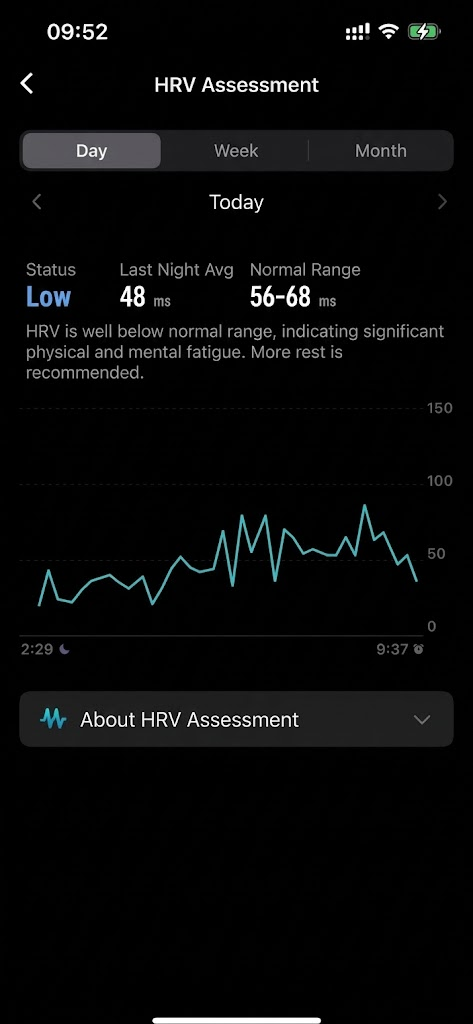
#> input picture data/raw/coros_hrv_20260417.png, 473 x 1024 px, found by its file name
$ python digitizer_validation.py
#> lines starting #> are read from the running program, lines starting #| are printed output that depends on the picture; after the words box and inside, x2 and y2 are one past the last pixel; in counts of white or black regions, pixels touching at a corner belong together
### src/hrvcompare/watch.py
"""Digitize the watch's overnight HRV chart from an app screenshot.

COROS measures overnight HRV as RMSSD over 10-minute intervals during sleep
and reports the night's average. The app only shows a line chart, so the
values are recovered from pixels:

* y: the horizontal gridlines (0/50/100/150 ms) are detected as faint
  full-width rows and fitted linearly, row -> ms;
* x: the chart's baseline spans sleep onset .. wake (the two axis labels);
* the line is traced as the per-column centroid of the line-coloured pixels
  and its vertices -- the watch's actual measurements -- are recovered with a
  free-knot polyline fit. They are *not* evenly spaced: COROS samples roughly
  every 10 min but skips some intervals, and the chart joins what it has.

The calibration is checked against the app's own "Last Night Avg".
"""

from __future__ import annotations

from dataclasses import dataclass, field
from pathlib import Path

import numpy as np
from PIL import Image
from scipy.signal import find_peaks

# Fallback calibration measured on the 473x1024 COROS screenshot.
DEFAULT_GRID_ROWS = {150: 408.0, 100: 484.0, 50: 560.0, 0: 635.5}


@dataclass
class WatchHRV:
    point_s: np.ndarray  # wall-clock seconds of each sampled measurement
    point_ms: np.ndarray
    curve_s: np.ndarray  # per-pixel-column trace
    curve_ms: np.ndarray
    axis_start_s: float
    axis_end_s: float
    interval_s: float
    calibration: dict = field(default_factory=dict)
    reported_avg: float | None = None
    normal_range: tuple[float, float] | None = None

    @property
    def digitized_avg(self) -> float:
        return float(np.mean(self.point_ms))

    @property
    def ms_per_px(self) -> float:
        return 1.0 / self.calibration["px_per_ms"]


def _line_mask(img: np.ndarray) -> np.ndarray:
    r, g, b = img[..., 0], img[..., 1], img[..., 2]
    return (g > 110) & (b > 110) & (r < 150) & ((g - r) > 40)


def _gridline_rows(img: np.ndarray, y_lo: int, y_hi: int, x_lo: int, x_hi: int) -> list[float]:
    """Centres of faint neutral-grey horizontal lines (dashed or solid)."""
    seg = img[y_lo:y_hi, x_lo:x_hi]
    lum = seg.mean(axis=2)
    neutral = (np.abs(seg[..., 0] - seg[..., 1]) < 8) & (np.abs(seg[..., 1] - seg[..., 2]) < 8)
    frac = ((lum > 12) & (lum < 70) & neutral).mean(axis=1)
    rows = np.flatnonzero(frac > 0.35) + y_lo
    if len(rows) == 0:
        return []
    groups = np.split(rows, np.flatnonzero(np.diff(rows) > 1) + 1)
    return [float(g.mean()) for g in groups]


def _fit_grid(rows: list[float], values: tuple[int, ...]) -> dict | None:
    """Pick the run of len(values) equally spaced rows and fit row -> ms."""
    k = len(values)
    best = None
    for i in range(len(rows) - k + 1):
        cand = np.array(rows[i : i + k])
        gaps = np.diff(cand)
        if gaps.min() <= 0 or (gaps.max() - gaps.min()) > 3:
            continue
        if best is None or gaps.mean() > np.diff(best).mean():
            best = cand
    if best is None:
        return None
    vals = np.array(sorted(values, reverse=True), dtype=float)  # top row = largest value
    slope, intercept = np.polyfit(vals, best, 1)  # row = intercept + slope * ms
    return {"rows": best.tolist(), "values": vals.tolist(), "px_per_ms": -slope, "zero_row": intercept, "source": "detected"}


def _hat_basis(x: np.ndarray, knots: np.ndarray) -> np.ndarray:
    """Design matrix of a continuous piecewise-linear function with the given knots."""
    a = np.zeros((len(x), len(knots)))
    k = np.clip(np.searchsorted(knots, x, side="right") - 1, 0, len(knots) - 2)
    t = (x - knots[k]) / (knots[k + 1] - knots[k])
    a[np.arange(len(x)), k] = 1 - t
    a[np.arange(len(x)), k + 1] = t
    return a


def _polyline_fit(x: np.ndarray, y: np.ndarray, knots: np.ndarray) -> tuple[np.ndarray, float]:
    a = _hat_basis(x, knots)
    vals, *_ = np.linalg.lstsq(a, y, rcond=None)
    return vals, float(np.sum((a @ vals - y) ** 2))


def _fit_vertices(
    x: np.ndarray, y: np.ndarray, w: int = 4, min_angle: float = 0.10, max_err_px: float = 1.5, min_gap: float = 3.0
) -> tuple[np.ndarray, np.ndarray, dict]:
    """Recover the polyline's vertices (the watch's actual measurements).

    1. seed knots where the local slope changes (left/right line fits);
    2. knot values by least squares on a piecewise-linear basis, so a corner's
       value comes from the straight segments either side (the centroid of a
       thick anti-aliased line rounds peaks off);
    3. nudge each knot to the position that minimises the squared error;
    4. add a knot wherever the fit still misses the drawn line.
    """
    n = len(x)
    ang = np.zeros(n)
    for i in range(w, n - w):
        sl = np.polyfit(x[i - w : i + 1], y[i - w : i + 1], 1)[0]
        sr = np.polyfit(x[i : i + w + 1], y[i : i + w + 1], 1)[0]
        ang[i] = abs(np.arctan(sr) - np.arctan(sl))
    peaks, _ = find_peaks(ang, height=min_angle, distance=5)
    knots = np.unique(np.concatenate([[x[0]], x[peaks], [x[-1]]])).astype(float)

    for _ in range(6):
        for k in range(1, len(knots) - 1):
            cands = knots[k] + np.arange(-3, 3.01, 0.5)
            cands = cands[(cands > knots[k - 1] + min_gap) & (cands < knots[k + 1] - min_gap)]
            if len(cands) == 0:
                continue
            best = min(cands, key=lambda c: _polyline_fit(x, y, np.r_[knots[:k], c, knots[k + 1 :]])[1])
            knots[k] = best
        vals, _ = _polyline_fit(x, y, knots)
        err = np.abs(_hat_basis(x, knots) @ vals - y)
        worst = int(np.argmax(err))
        if err[worst] <= max_err_px or np.min(np.abs(knots - x[worst])) < min_gap:
            break
        knots = np.sort(np.r_[knots, x[worst]])

    vals, sse = _polyline_fit(x, y, knots)
    err = np.abs(_hat_basis(x, knots) @ vals - y)
    return knots, vals, {"rmse_px": float(np.sqrt(sse / n)), "max_err_px": float(err.max())}


def digitize_hrv_chart(
    png: str | Path | Image.Image,
    axis_start_s: float,
    axis_end_s: float,
    interval_min: float = 10.0,
    grid_values: tuple[int, ...] = (0, 50, 100, 150),
    reported_avg: float | None = None,
    normal_range: tuple[float, float] | None = None,
) -> WatchHRV:
    image = png if isinstance(png, Image.Image) else Image.open(png)
    img = np.asarray(image.convert("RGB")).astype(int)
    h, w, _ = img.shape
    ys, xs = np.nonzero(_line_mask(img))
    if len(ys) == 0:
        raise ValueError("no chart line found in screenshot")
    # Other UI elements share the line colour (status text, the card icon);
    # the chart line is the vertical band holding the most such pixels.
    band_rows = np.unique(ys)
    bands = np.split(band_rows, np.flatnonzero(np.diff(band_rows) > 20) + 1)
    band = max(bands, key=lambda b: np.isin(ys, b).sum())
    keep = (ys >= band[0]) & (ys <= band[-1])
    ys, xs = ys[keep], xs[keep]
    y_top, y_bot = ys.min(), ys.max()

    rows = _gridline_rows(img, max(0, y_top - 300), min(h, y_bot + 80), int(w * 0.05), int(w * 0.85))
    calib = _fit_grid(rows, grid_values)
    if calib is None:
        vals = np.array(sorted(DEFAULT_GRID_ROWS), dtype=float)
        rws = np.array([DEFAULT_GRID_ROWS[v] for v in sorted(DEFAULT_GRID_ROWS)])
        slope, intercept = np.polyfit(vals, rws, 1)
        calib = {"rows": rws.tolist(), "values": vals.tolist(), "px_per_ms": -slope, "zero_row": intercept, "source": "fallback"}

    # Time axis = horizontal extent of the baseline (lowest gridline).
    base = int(round(max(calib["rows"])))
    lit = np.flatnonzero(img[base, :, :].mean(axis=1) > 12)
    x_left, x_right = float(lit.min()), float(lit.max())
    calib.update({"x_left": x_left, "x_right": x_right})

    def x_to_s(x):
        return axis_start_s + (np.asarray(x, dtype=float) - x_left) / (x_right - x_left) * (axis_end_s - axis_start_s)

    def row_to_ms(y):
        return (calib["zero_row"] - np.asarray(y, dtype=float)) / calib["px_per_ms"]

    cols = np.arange(xs.min(), xs.max() + 1)
    centroid = np.array([ys[xs == c].mean() if np.any(xs == c) else np.nan for c in cols])
    good = ~np.isnan(centroid)
    cols, centroid = cols[good], centroid[good]
    curve_s, curve_ms = x_to_s(cols), row_to_ms(centroid)

    knots, knot_rows, fit = _fit_vertices(cols.astype(float), centroid)
    point_s, point_ms = x_to_s(knots), row_to_ms(knot_rows)
    gaps = np.diff(point_s) / 60
    calib.update(fit)
    calib["n_points"] = int(len(point_s))
    calib["spacing_median_min"] = float(np.median(gaps)) if len(gaps) else np.nan
    calib["n_gaps_over_1_5x"] = int((gaps > 1.5 * interval_min).sum())

    interval_s = interval_min * 60
    return WatchHRV(
        point_s=point_s,
        point_ms=point_ms,
        curve_s=curve_s,
        curve_ms=curve_ms,
        axis_start_s=axis_start_s,
        axis_end_s=axis_end_s,
        interval_s=interval_s,
        calibration=calib,
        reported_avg=reported_avg,
        normal_range=normal_range,
    )

### src/hrvcompare/io.py
"""Read the chest-strap RRI export.

The export is a Polar-Flow-style CSV: a few header/value line pairs with
session and device metadata, then a beat table ``Time,RRI,HR unusual-rate,
unusual`` with one row per R-R interval.  ``Time`` is ``HH:MM:SS mmm`` and is
nothing more than ``start + cumsum(RRI)`` -- the strap has no independent
clock, which matters for alignment (see :mod:`hrvcompare.timeline`).
"""

from __future__ import annotations

import csv
import io
from dataclasses import dataclass, field
from datetime import datetime, timedelta
from pathlib import Path

import numpy as np
import pandas as pd

BEAT_TABLE_HEADER = "Time,RRI"


@dataclass
class StrapRecording:
    rr_ms: np.ndarray  # raw R-R intervals in ms, never modified
    device_time_s: np.ndarray  # device "Time" column, seconds after start-date midnight
    unusual: np.ndarray  # device's own per-beat "unusual" flag (0/1)
    unusual_rate: np.ndarray  # device's running "HR unusual-rate"
    start: datetime  # session start (time of the R-peak preceding the first interval)
    duration_s: float  # session duration from the header
    metadata: dict = field(default_factory=dict)

    @property
    def n(self) -> int:
        return len(self.rr_ms)

    # [10 lines left out: functions start_s, rr_end_s, not called in this run]

    @property
    def rr_total_s(self) -> float:
        return float(self.rr_ms.sum() / 1000.0)

    # [4 lines left out: function clock_deficit_s, not called in this run]

    def clock_residual_ms(self) -> np.ndarray:
        """Device Time minus (start + cumsum RR); ~0 if Time is derived from RR."""
        return (self.device_time_s - self.start_s - self.rr_end_s) * 1000.0


def _parse_hms(text: str) -> float:
    """``HH:MM:SS`` or ``HH:MM`` -> seconds."""
    parts = [int(p) for p in text.strip().split(":")]
    if len(parts) == 2:
        parts.append(0)
    h, m, s = parts
    return h * 3600 + m * 60 + s


def _parse_device_time(text: str) -> float:
    hms, _, ms = text.strip().partition(" ")
    return _parse_hms(hms) + (int(ms) / 1000.0 if ms else 0.0)


# [41 lines left out: functions _strip_empty, read_strap_csv, not called in this run]


def seconds_to_clock(s: float) -> str:
    s = float(s) % 86400
    return f"{int(s // 3600):02d}:{int(s % 3600 // 60):02d}:{int(s % 60):02d}"


def clock_to_seconds(text: str, ref_s: float | None = None) -> float:
    """Parse ``HH:MM[:SS]`` to seconds after midnight; if *ref_s* is given and the
    time is more than 12 h before it, it is taken to be on the next day."""
    s = float(_parse_hms(text))
    if ref_s is not None and s < ref_s - 43200:
        s += 86400
    return s


# [5 lines left out: function wall_datetime, not called in this run]

### src/hrvcompare/digitizer_validation.py
"""Validate the screenshot digitizer on charts with known readings.

The real screenshot is used as a template: its HRV line is erased and a new
polyline with known, irregularly spaced readings is drawn in the same colour
and width (anti-aliased by supersampling). Everything else on the screen --
gridlines, labels, icons -- is the app's own rendering. The digitizer is run
on each chart and its readings are matched to the true ones.
"""

from __future__ import annotations

import argparse
from pathlib import Path

import numpy as np
import pandas as pd
from PIL import Image, ImageDraw
from scipy.ndimage import binary_dilation

from .io import clock_to_seconds
from .watch import _line_mask, digitize_hrv_chart

LINE_RGB = (107, 173, 175)
LINE_WIDTH_PX = 3
SUPERSAMPLE = 4


def erase_line(img: np.ndarray, rows: tuple[int, int] = (470, 633), cols: tuple[int, int] = (0, 425), dash_period: int = 22) -> np.ndarray:
    """Remove the chart line, including its faint anti-aliased halo. Inside the
    plot rectangle every row that is not a dashed gridline is reset to the
    black background; on gridline rows the pixels under the dilated line are
    replaced by the dash pattern copied a few periods along the same row."""
    out = img.copy()
    r0, r1 = rows
    c0, c1 = cols
    lum = img.mean(axis=2)
    gridline = (lum[:, 20:420] > 12).mean(axis=1) > 0.3
    mask = np.zeros(img.shape[:2], dtype=bool)
    mask[r0:r1, c0:c1] = _line_mask(img)[r0:r1, c0:c1]
    mask = binary_dilation(mask, iterations=3)
    for y in range(r0, r1):
        if not gridline[y]:
            out[y, c0:c1] = (1, 1, 1)
            continue
        for x in np.flatnonzero(mask[y, c0:c1]) + c0:
            for k in (1, -1, 2, -2, 3, -3):
                xs = x + k * dash_period
                if c0 <= xs < c1 and not mask[y, xs]:
                    out[y, x] = img[y, xs]
                    break
    return out


def random_readings(rng: np.random.Generator, axis_start_s: float, axis_end_s: float) -> tuple[np.ndarray, np.ndarray]:
    """Irregular ~10-min readings with occasional skips; AR(1) values."""
    t = axis_start_s + rng.uniform(10, 25) * 60
    times = []
    while t < axis_end_s - rng.uniform(2, 10) * 60:
        times.append(t)
        step = rng.choice([10, 20, 30], p=[0.85, 0.10, 0.05])
        t += (step + rng.uniform(-0.5, 0.5)) * 60
    n = len(times)
    mean, sd = rng.uniform(30, 65), rng.uniform(8, 18)
    v = np.empty(n)
    v[0] = mean + rng.normal(0, sd)
    for i in range(1, n):
        v[i] = mean + 0.5 * (v[i - 1] - mean) + rng.normal(0, sd * np.sqrt(1 - 0.25))
    return np.asarray(times), np.clip(v, 12, 140)


def render_chart(template: np.ndarray, times_s, values_ms, calib: dict, axis_start_s: float, axis_end_s: float) -> Image.Image:
    h, w, _ = template.shape
    x = calib["x_left"] + (np.asarray(times_s) - axis_start_s) / (axis_end_s - axis_start_s) * (calib["x_right"] - calib["x_left"])
    y = calib["zero_row"] - np.asarray(values_ms) * calib["px_per_ms"]
    overlay = Image.new("RGBA", (w * SUPERSAMPLE, h * SUPERSAMPLE), (0, 0, 0, 0))
    pts = [(float(a) * SUPERSAMPLE, float(b) * SUPERSAMPLE) for a, b in zip(x + 0.5, y + 0.5)]
    ImageDraw.Draw(overlay).line(pts, fill=LINE_RGB + (255,), width=LINE_WIDTH_PX * SUPERSAMPLE, joint="curve")
    overlay = overlay.resize((w, h), Image.LANCZOS)
    base = Image.fromarray(template.astype(np.uint8)).convert("RGBA")
    return Image.alpha_composite(base, overlay).convert("RGB")


def match(true_t, true_v, est_t, est_v, tol_s: float = 300.0) -> dict:
    """Greedy one-to-one matching by time within *tol_s*."""
    pairs = sorted((abs(a - b), i, j) for i, a in enumerate(true_t) for j, b in enumerate(est_t) if abs(a - b) <= tol_s)
    used_i, used_j, m = set(), set(), []
    for _, i, j in pairs:
        if i not in used_i and j not in used_j:
            used_i.add(i)
            used_j.add(j)
            m.append((i, j))
    vi = np.array([est_v[j] - true_v[i] for i, j in m])
    ti = np.array([(est_t[j] - true_t[i]) / 60 for i, j in m])
    return {
        "n_true": len(true_t),
        "n_digitized": len(est_t),
        "recall": len(m) / len(true_t),
        "precision": len(m) / len(est_t) if len(est_t) else np.nan,
        "value_error_median_abs_ms": float(np.median(np.abs(vi))) if len(vi) else np.nan,
        "value_error_p95_abs_ms": float(np.percentile(np.abs(vi), 95)) if len(vi) else np.nan,
        "time_error_median_abs_min": float(np.median(np.abs(ti))) if len(ti) else np.nan,
        "mean_error_ms": float(np.mean(est_v) - np.mean(true_v)),
        "value_errors": vi,
    }


def validate(png: Path, sleep: tuple[str, str] = ("02:29", "09:37"), n: int = 200, seed: int = 0) -> tuple[pd.DataFrame, np.ndarray]:
    a0 = clock_to_seconds(sleep[0])
    a1 = clock_to_seconds(sleep[1], ref_s=a0)
    real = digitize_hrv_chart(png, a0, a1)
    template = erase_line(np.asarray(Image.open(png).convert("RGB")).astype(int))
    rng = np.random.default_rng(seed)
    rows, all_err = [], []
    for k in range(n):
        t, v = random_readings(rng, a0, a1)
        chart = render_chart(template, t, v, real.calibration, a0, a1)
        est = digitize_hrv_chart(chart, a0, a1)
        r = match(t, v, est.point_s, est.point_ms)
        all_err.append(r.pop("value_errors"))
        rows.append({"chart": k, **r})
    return pd.DataFrame(rows), np.concatenate(all_err)


def main(argv: list[str] | None = None) -> int:
    p = argparse.ArgumentParser(prog="python -m hrvcompare.digitizer_validation")
    p.add_argument("--png", type=Path, default=Path("data/raw/coros_hrv_20260417.png"))
    p.add_argument("--n", type=int, default=200)
    p.add_argument("--out", type=Path, default=Path("paper/generated/digitizer"))
    args = p.parse_args(argv)
    args.out.mkdir(parents=True, exist_ok=True)
    df, err = validate(args.png, n=args.n)
#> in digitize_hrv_chart, image is the input picture: PIL image 473x1024 RGB; mean R, G, B 8.7, 9.1, 9.3
#> in _line_mask, `r, g, b = img[..., 0], img[..., 1], img[..., 2]`:
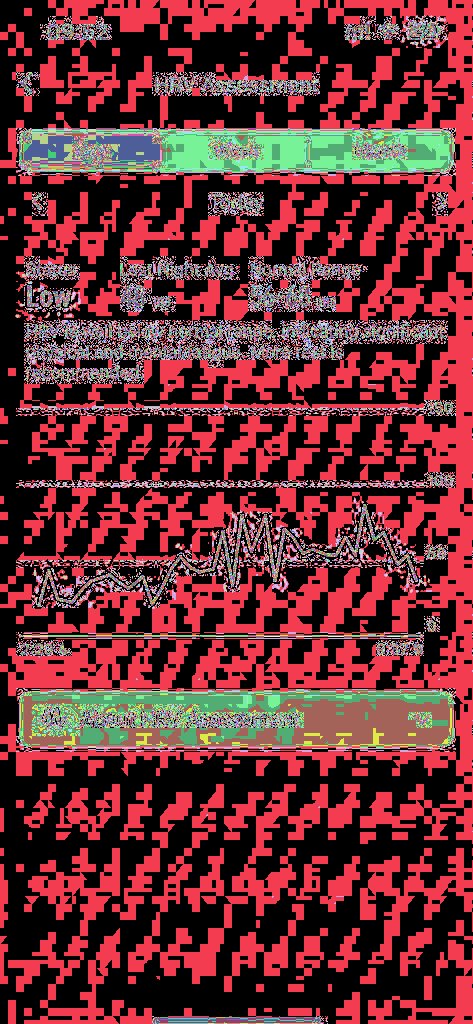
#> r: shape (1024, 473) int64; 256 distinct labels, from 0 to 255; one colour per label, 0 black
#> in _line_mask, `r, g, b = img[..., 0], img[..., 1], img[..., 2]`:
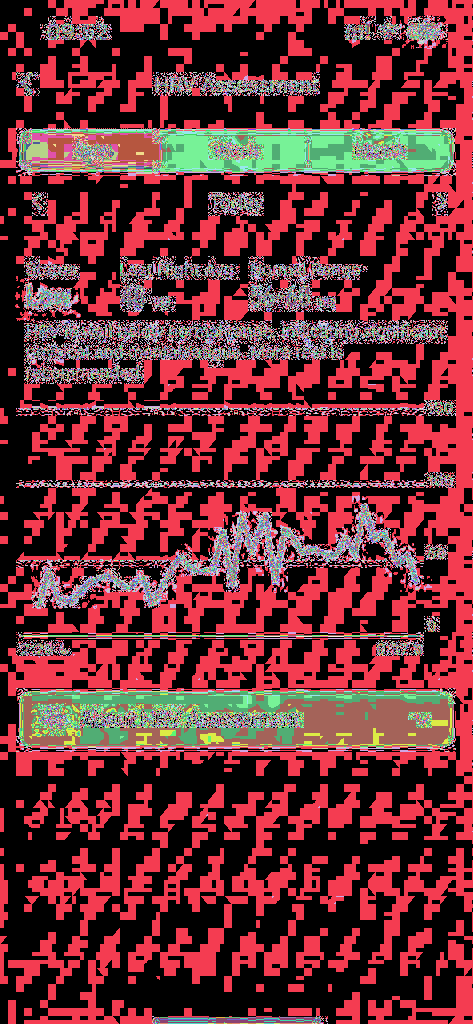
#> g: shape (1024, 473) int64; 256 distinct labels, from 0 to 255; one colour per label, 0 black
#> in _line_mask, `r, g, b = img[..., 0], img[..., 1], img[..., 2]`:
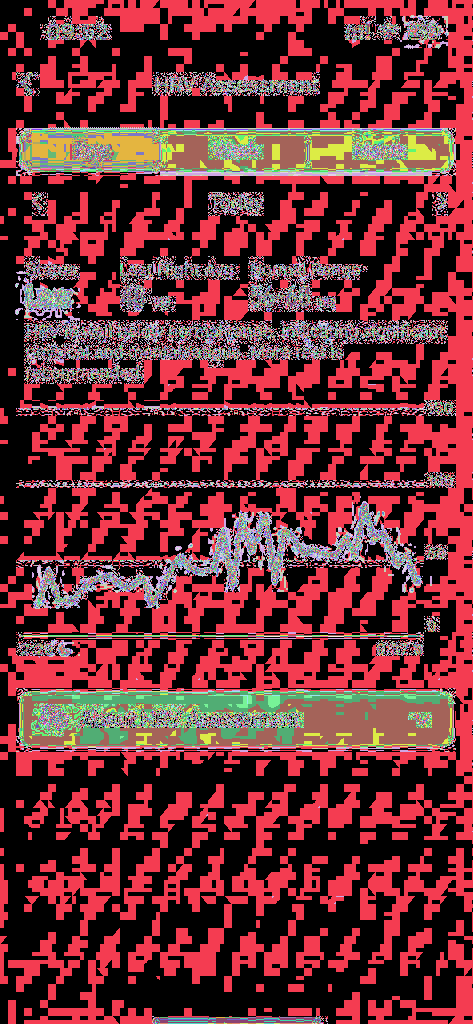
#> b: shape (1024, 473) int64; 256 distinct labels, from 0 to 255; one colour per label, 0 black
#> in _line_mask, `return (g > 110) & (b > 110) & (r < 150) & ((g - r) > 40)`:
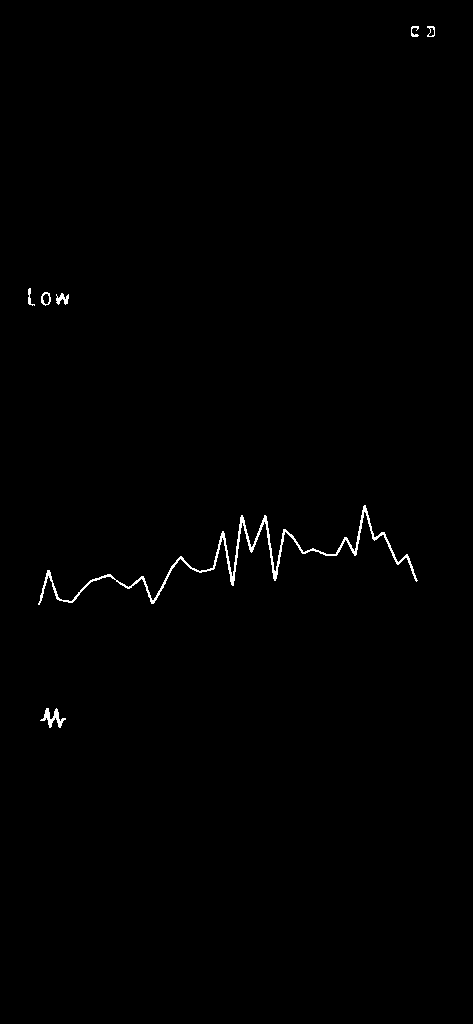
#> returned value: shape (1024, 473) bool; 0.53% white in thin lines or dots, all inside (x1, y1, x2, y2) = (28, 26, 435, 728)
#> in digitize_hrv_chart, `ys, xs = np.nonzero(_line_mask(img))`: ys = 2582 values from 26 to 727; xs = 2582 values, max 434 at index 29, min 28 at index 92, mean 218.3
#> in digitize_hrv_chart, `band_rows = np.unique(ys)`: band_rows = 149 values from 26 to 727
#> (the rest of the program and of its run is left out)
